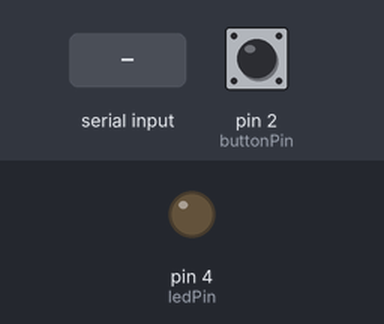
This sketch was run on a simulated Arduino Uno, built with avr-gcc and run on an emulated ATmega328P. Shown: output pins drawn as LEDs (lit = HIGH). The test bench sets the inputs (shaded band); at power-on: pin 2 (buttonPin) LOW.

Above: at 1.2 s.
1.3 s: "1\n" received over the second serial link
At 1.9 s:
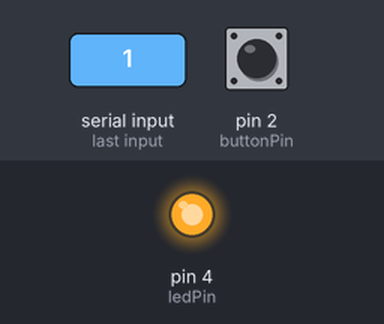
2.8 s: "-\n" received over the second serial link
At 3.1 s:
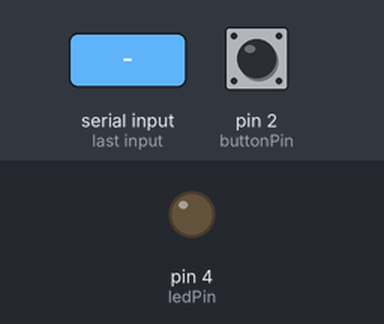
Timing chart, 0 to 5.8 s (numbered marks = the images above; inputs shaded):
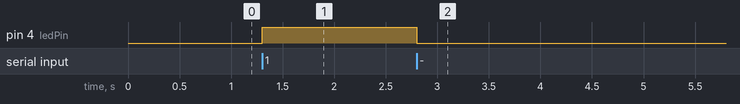

The sketch:

read_and_write_bt_arduino.ino
```cpp
#include <SoftwareSerial.h>

#define NUM_OF_VALUES_FROM_PROCESSING 1 /* CHANGE THIS ACCORDING TO YOUR PROJECT */

#define rxPin 13
#define txPin 12

/* This array stores values from Processing */
int processing_values[NUM_OF_VALUES_FROM_PROCESSING];

int buttonPin = 2;
int ledPin = 4;

/* The Software Serial Library allows digital pins to be used as RX/TX pins.
While we could use the default RX/TX pins 0 and 1 and normal serial communication,
these pins are also used to upload code to the board,
so anytime you would need to adjust and upload new code to the board,
the bluetooth module would interrupt it. Software Serial is a workaround for this issue.

The defined RX pin should be connected to the HC-05's TX Pin, and the defined TX pin should be connected to the HC-05's RX Pin.
This is because the arduino board is receiving(RX) data trasmitted(TX) from the bluetooth module & vice versa*/
SoftwareSerial btSerial = SoftwareSerial(rxPin, txPin);

void setup() {
  pinMode(rxPin, INPUT);
  pinMode(txPin, OUTPUT);
  pinMode(buttonPin, INPUT);
  pinMode(ledPin, OUTPUT);

  btSerial.begin(9600);
}

void loop() {
  getBTSerialData();

  if (processing_values[0] == 1) {
    // turn on an LED when the mouse is pressed
    digitalWrite(4, HIGH);
  } else {
    digitalWrite(4, LOW);
  }

  //send HIGH (1) when button pressed, send LOW (0) when not pressed
  btSerial.println(digitalRead(2));
}

void getBTSerialData() {
  static int tempValue = 0;  // the "static" makes the local variable retain its value between calls of this function
  static int tempSign = 1;
  static int valueIndex = 0;

  while (btSerial.available()) {
    char c = btSerial.read();
    if (c >= '0' && c <= '9') {
      // received a digit:
      // multiply the current value by 10, and add the character (converted to a number) as the last digit
      tempValue = tempValue * 10 + (c - '0');
    } else if (c == '-') {
      // received a minus sign:
      // make a note to multiply the final value by -1
      tempSign = -1;
    } else if (c == ',' || c == '\n') {
      // received a comma, or the newline character at the end of the line:
      // update the processing_values array with the temporary value
      if (valueIndex < NUM_OF_VALUES_FROM_PROCESSING) {  // should always be the case, but double-check
        processing_values[valueIndex] = tempValue * tempSign;
      }
      // get ready for the new data by resetting the temporary value and sign
      tempValue = 0;
      tempSign = 1;
      if (c == ',') {
        // move to dealing with the next entry in the processing_values array
        valueIndex = valueIndex + 1;
      } else {
        // except when we reach the end of the line
        // go back to the first entry in this case
        valueIndex = 0;
      }
    }
  }
}
```

Measured:
- after the input at 1.3 s, pin 4 (ledPin): LOW → HIGH at once
- after the input at 2.8 s, pin 4 (ledPin): HIGH → LOW at once
